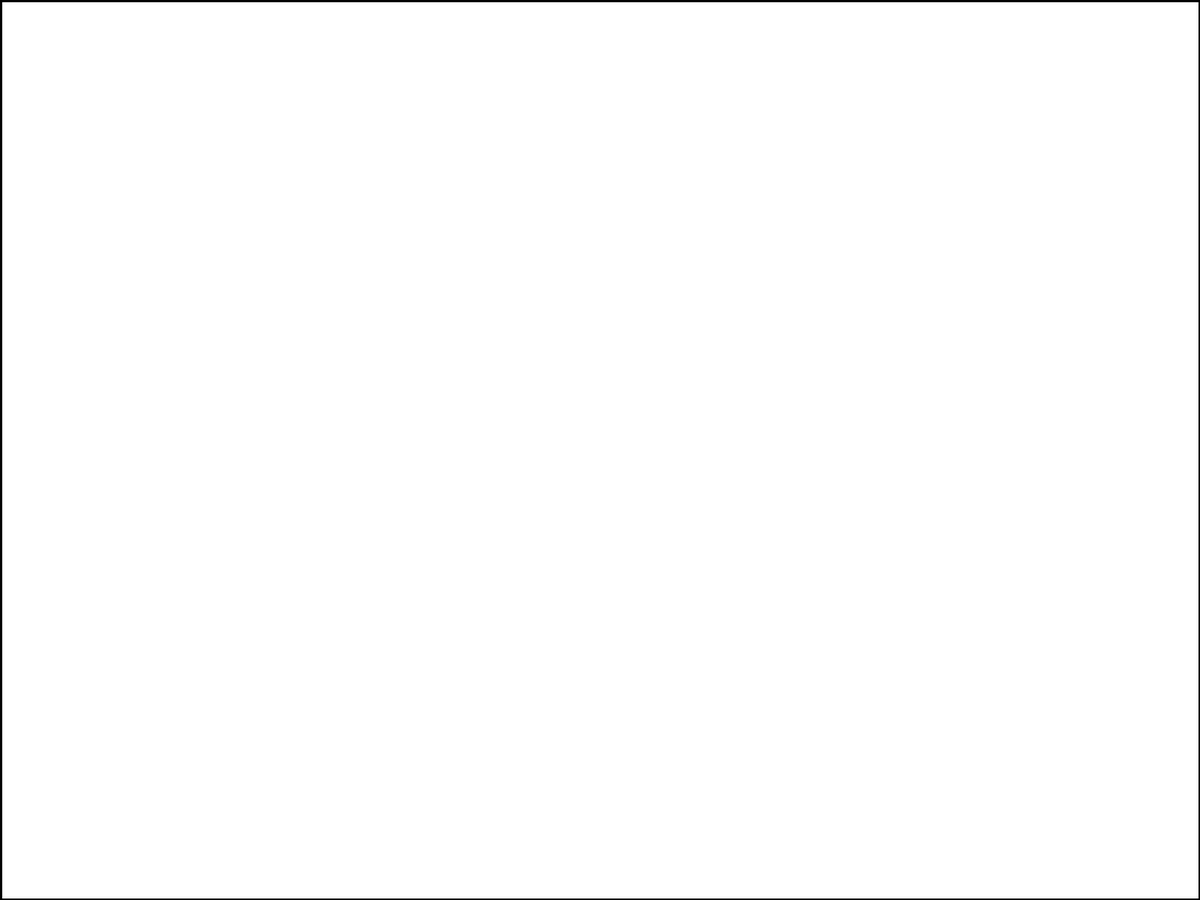
Frame 1 (no input)
Frame 60 (the mouse pressed at the canvas centre just before this capture): identical to frame 1, image omitted
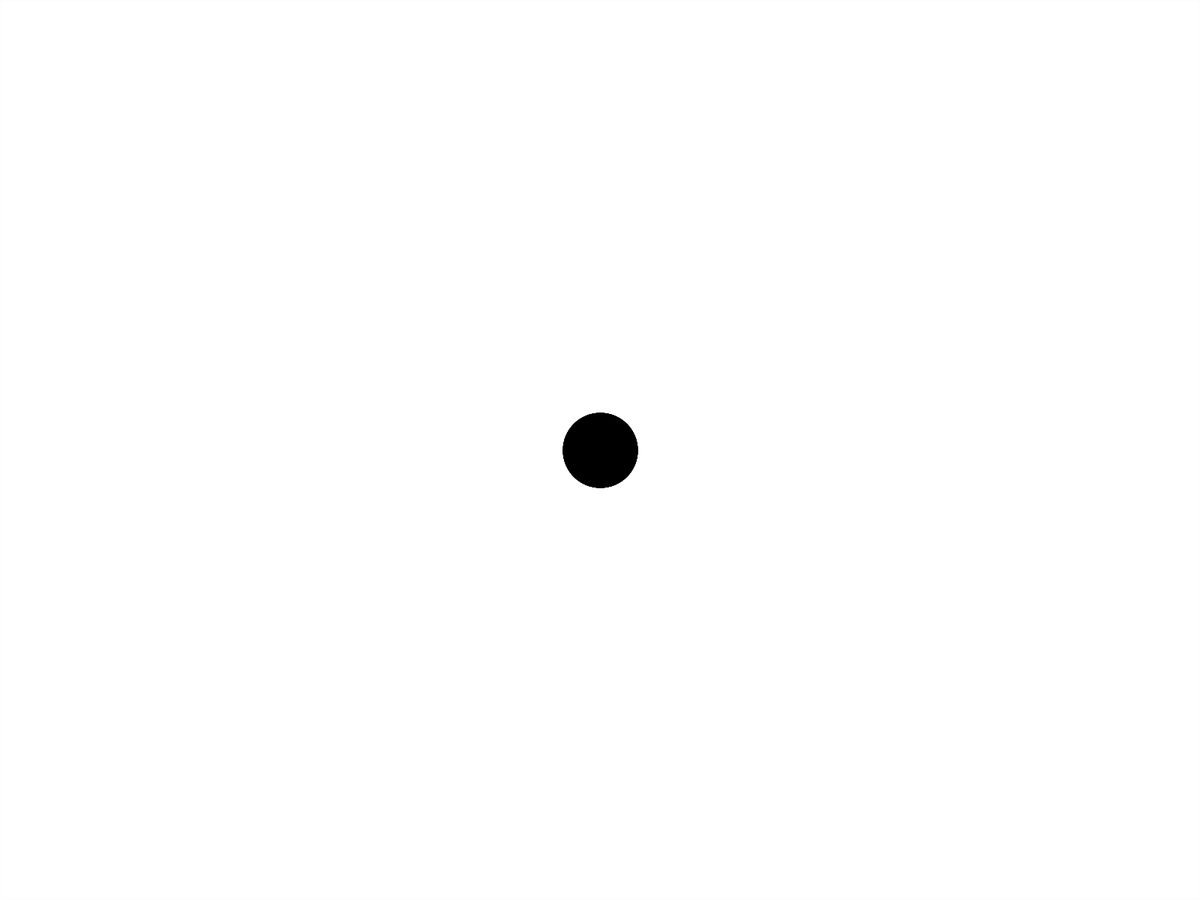
Frame 120 (the mouse held since frame 60 and released just before this capture)

The Processing sketch that drew these frames (run headless with seeded random() and noise(); from frame 60 on, the mouse is pressed at the canvas centre):

// Processing sketch: free_width_offset
// ── free_width_offset.pde
Chain chain;

void setup(){
  //size(500, 500);
  fullScreen();
  background(255);
  strokeWeight(5);
  chain = new Chain(20, 100);
  
}

void draw(){
  fill(255, 50);
  rect(0, 0, width, height);
  if(mousePressed){
    chain.add(mouseX, mouseY);
  }
  chain.off = (float)frameCount/10;
  stroke(0);
  chain.show();
}

void keyPressed(){
  if(key == 'r'){
    chain = new Chain(20, 100);
  }
}
// ── Class.pde
class Chain{
  ArrayList<Node> nodes = new ArrayList<Node>();
  float subR;
  float off = 0;
  float len = 100;
  float index = 0;
  
  Chain(float len, float subR){
    this.subR = subR;
    this.len = len;
  }
  
  void add(float x, float y){
    nodes.add(new Node(x, y, index/len));
    index++;
  }
  
  void show(){
    if(nodes.size() > 0){
      PVector prevPos = nodes.get(0).pos;
      for(Node node : nodes){
        strokeWeight(constrain(sin(node.off+off), 0, 1)*subR);
        line(node.pos.x, node.pos.y, prevPos.x, prevPos.y);
        prevPos = node.pos;
      }
      noStroke();
      fill(0);
      for(Node node : nodes){
        //ellipse(node.pos.x, node.pos.y, 20, 20);
      }
    }
  }
}

class Node{
  PVector pos;
  float off;
  
  Node(float x, float y, float off){
    this.pos = new PVector(x, y);
    this.off = off;
  }
}
